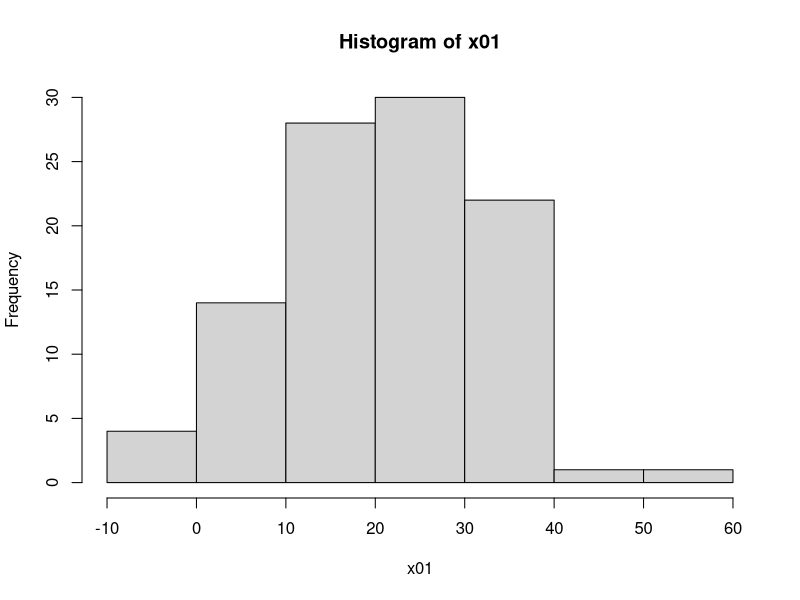
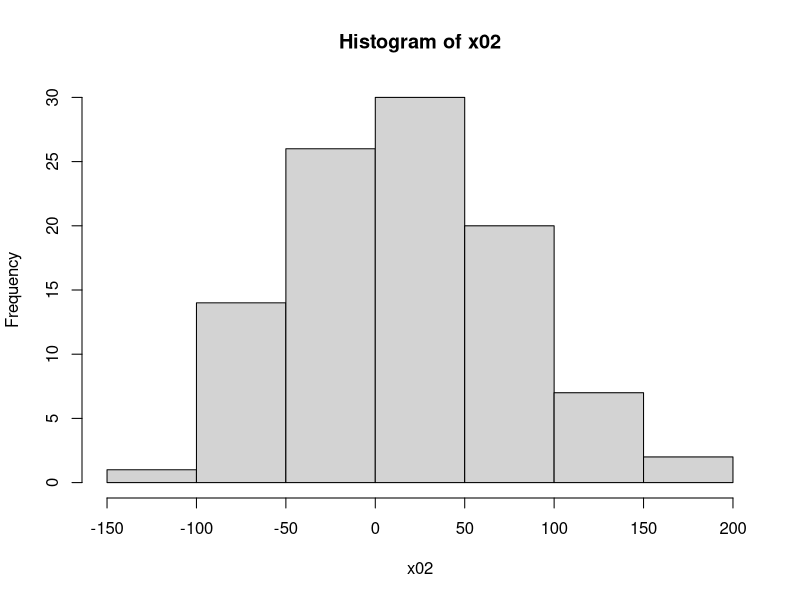
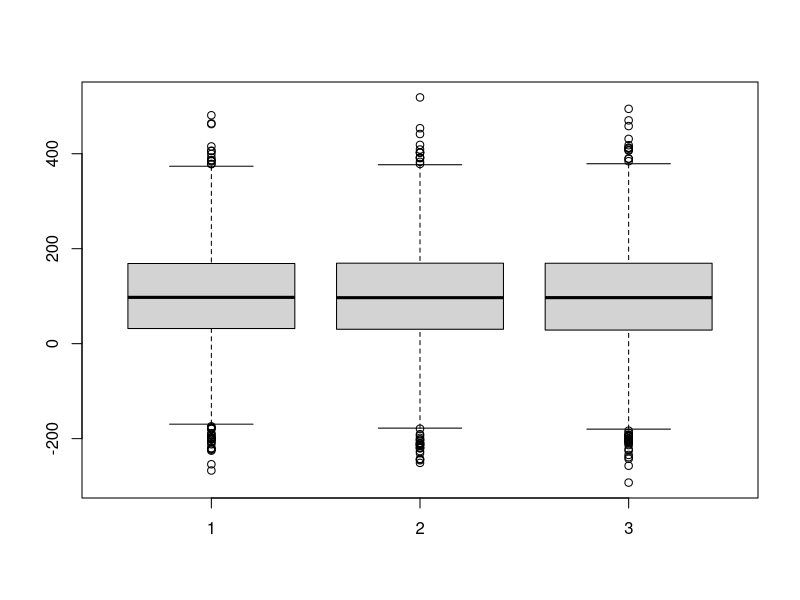
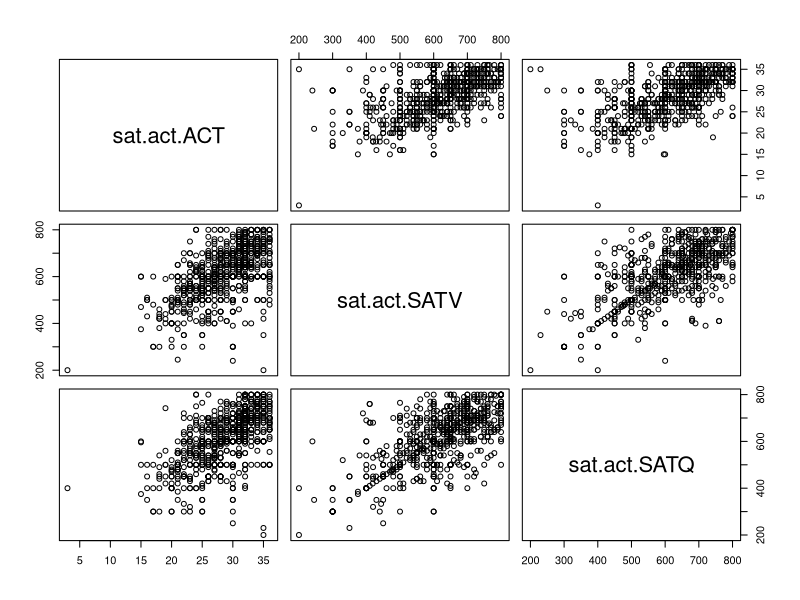

R code for these plots, in order:
x01 <- rnorm(100, mean=20, sd=10)

x02 <- rnorm(100, mean=20, sd=50)

hist(x01)

hist(x02)

t.test(x01, conf.level=0.99, mu=22)

t.test(x02, conf.level=0.99, mu=22)


#-------------Hypothesis testing for the mean-------------

#case 1: two samples from the same population N(10, 100)

set.seed(1)

#two samples from N(10, 100)

x1 <- rnorm(10, mean=10, sd=100)

x2 <- rnorm(1000, mean=10, sd=100)

#null hypothesis: mu = 0

t.test(x1, mu=0) #null ypothesis is accepted, when it is false (type II error)

t.test(x2, mu=0) #null hypothesis is rejected, and it is false (rigt decision)

#------------Two paired-data tests----------------------

set.seed(1)

init1 <- rnorm(100, mean=100, sd=100)
treatA1 <- init1 + rnorm(100, mean=0, sd=20)
treatB1 <- init1 - rnorm(100, mean=1, sd=20)

t.test(init1, treatA1, paired=T)
t.test(init1, treatB1, paired=T) #effect not detected (type II error)

init2 <- rnorm(6000, mean=100, sd=100)
treatA2 <- init2 + rnorm(6000, mean=0, sd=20)
treatB2 <- init2 - rnorm(6000, mean=1, sd=20)

t.test(init2, treatA2, paired=T)
t.test(init2, treatB2, paired=T) #effect detected

#plotting the three variables

boxplot(init2, treatA2, treatB2)

#----------Correlations of the sat.act dataset-------------

library(psych)

data(sat.act)

sat.act.scores <- data.frame(sat.act$ACT, sat.act$SATV, sat.act$SATQ)

pairs(sat.act.scores) #plotting correlations

cor.sat.act.scores <- cor(sat.act.scores) #storign correlations on a matrix

cortest.sat.act.scores <- corr.test(sat.act.scores) #storing info about correlations

cortest.sat.act.scores$r #correlation test

cortest.sat.act.scores$p #significance levels


